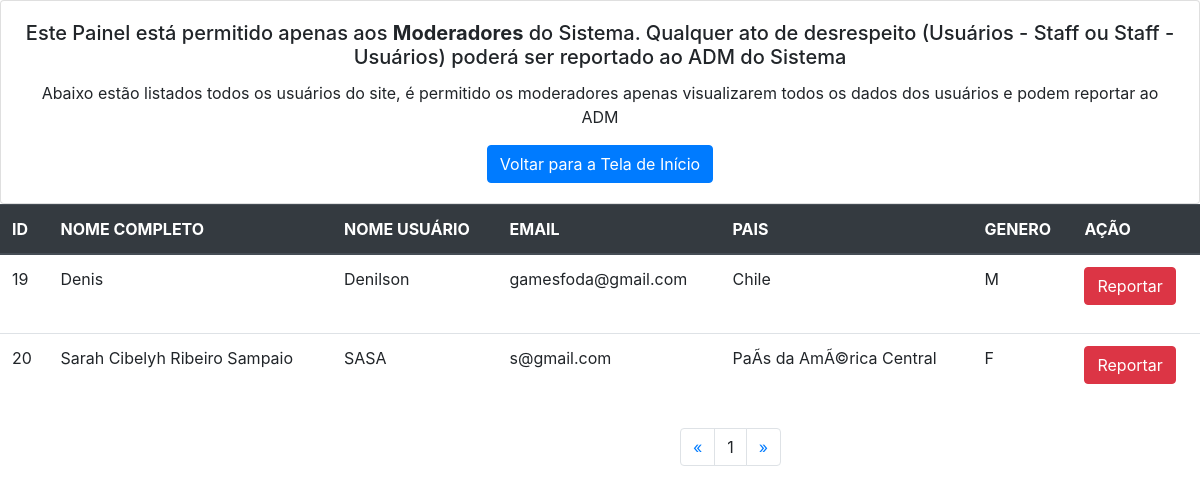
The app's page /moderador.php, older data.
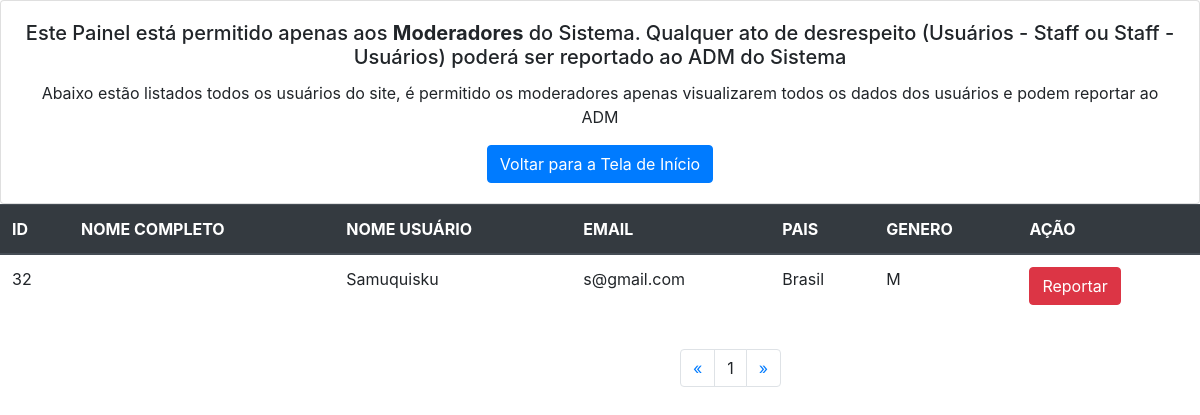
The same page, newer data.
### tables this page shows
CREATE TABLE `usuarios` (
  `id` int(11) NOT NULL AUTO_INCREMENT,
  `nomecompleto` varchar(200) DEFAULT NULL,
  `nomeusuario` varchar(200) DEFAULT NULL,
  `pais` varchar(200) DEFAULT NULL,
  `genero` varchar(10) DEFAULT NULL,
  `email` varchar(200) NOT NULL,
  `senha` varchar(9) NOT NULL,
  `foto` varchar(200) DEFAULT NULL,
  PRIMARY KEY (`id`)
);

### moderador.php (the view, shortened to what this page needs)
<?php
include("php/conexao.php");
?>
<!DOCTYPE html>
<html>
<head>
	<link rel="stylesheet" href="css/bootstrap.css">
</head>
<body>
	<div class="card" style="width: 100%; text-align: center;">
		<div class="card-body">
			<h5 class="card-title">Este Painel está permitido apenas aos <b>Moderadores</b> do Sistema. Qualquer ato de desrespeito (Usuários - Staff ou Staff - Usuários) poderá ser reportado ao ADM do Sistema</h5>
			<p class="card-text">Abaixo estão listados todos os usuários do site, é permitido os moderadores apenas visualizarem todos os dados dos usuários e podem reportar ao ADM</p>
			<a href="index.php" class="btn btn-primary">Voltar para a Tela de Início</a>
		</div>
	</div>
	<table class="table">
		<thead class="thead-dark">
			<tr>
				<th scope="col">ID</th>
				<th scope="col">NOME COMPLETO</th>
				<th scope="col">NOME USUÁRIO</th>
				<th scope="col">EMAIL</th>
				<th scope="col">PAIS</th>
				<th scope="col">GENERO</th>
				<th scope="col">AÇÃO</th>
			</tr>
		</thead>
		<tbody>
			<?php
			$pagina_a = filter_input(INPUT_GET,'pagina', FILTER_SANITIZE_NUMBER_INT);
			$pagina = (!empty($pagina_a)) ? $pagina_a : 1;
			$qnt_result = 2;
			$inicio = ($qnt_result * $pagina) - $qnt_result;
			$resul_u = "SELECT * FROM usuarios LIMIT $inicio, $qnt_result";
			$resultado = mysqli_query($con, $resul_u);
			while ($row_usuario = mysqli_fetch_assoc($resultado)){
				echo "
				<tr>
				<td>". $row_usuario['id'] ."</td>
				<td>". $row_usuario['nomecompleto'] ."</td>
				<td>". $row_usuario['nomeusuario']."</td>
				<td>". $row_usuario['email'] ."</td>
				<td>". $row_usuario['pais'] ."</td>
				<td>". $row_usuario['genero'] . "</td>";
			?>
			<td>
				<p>
					<button class='btn btn-danger' type='button' data-toggle='collapse' data-target='#collapseExample' aria-expanded='false' aria-controls='collapseExample'>
						Reportar
					</button>
				</p>
			</td>
		</tr>
		<?php
		};
		$result_p = "SELECT COUNT(id) AS num_result FROM usuarios";
		$result_pg = mysqli_query($con, $result_p);
		$row_p = mysqli_fetch_assoc($result_pg);
		$quantipg = ceil($row_p['num_result']/$qnt_result);
		$max_links = 2; ?>
	</tbody>
</table>
<?php
echo "
<nav aria-label='Page navigation example'>
<ul class='pagination'>
<li class='page-item'>
<a class='page-link' href='moderador.php?pagina=1'><span aria-hidden='true'>&laquo;</span></a>";
echo "<li class='page-item'><a class='page-link'>$pagina</a></li>";
echo"<li class='page-item'><a class='page-link' href='moderador.php?pagina=$quantipg'><span aria-hidden='true'>&raquo;</span></a></div>";
?>
</body>
</html>

Row changes from the older to the newer data that the page shows:
removed usuarios: id "19", nomecompleto "Denis", nomeusuario "Denilson", email "gamesfoda@gmail.com", pais "Chile", genero "M"
removed usuarios: id "20", nomecompleto "Sarah Cibelyh Ribeiro Sampaio", nomeusuario "SASA", email "s@gmail.com", pais "PaÃ­s da AmÃ©rica Central", genero "F"
added usuarios: id "32", nomeusuario "Samuquisku", email "s@gmail.com", pais "Brasil", genero "M"
